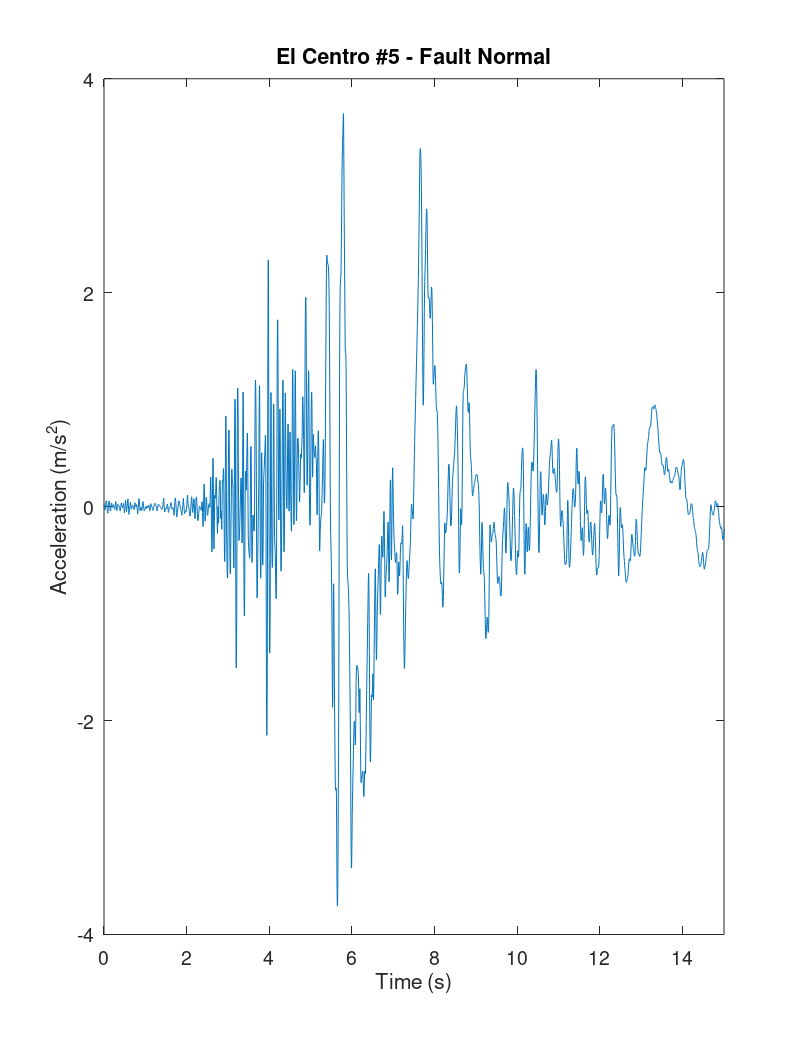

This chart was generated by the following MATLAB code:
close all; clear all;
orient tall
data_fn=load('elcen05_230fn.dat');
g=9.81;

dt=0.005;
[m,n]=size(data_fn);
k=1;
for i=1:m
for j=1:n
   A_fn(k)=data_fn(i,j)/100;   %change units from cm/s^2 to m/s^2
   Time(k)=dt*(k-1);
   k=k+1;
end
end

plot(Time,A_fn)
set(gca,'FontSize',14)
title('El Centro #5 - Fault Normal')
axis([0 15 -4 4])
xlabel('Time (s)')
ylabel('Acceleration (m/s^2)')

